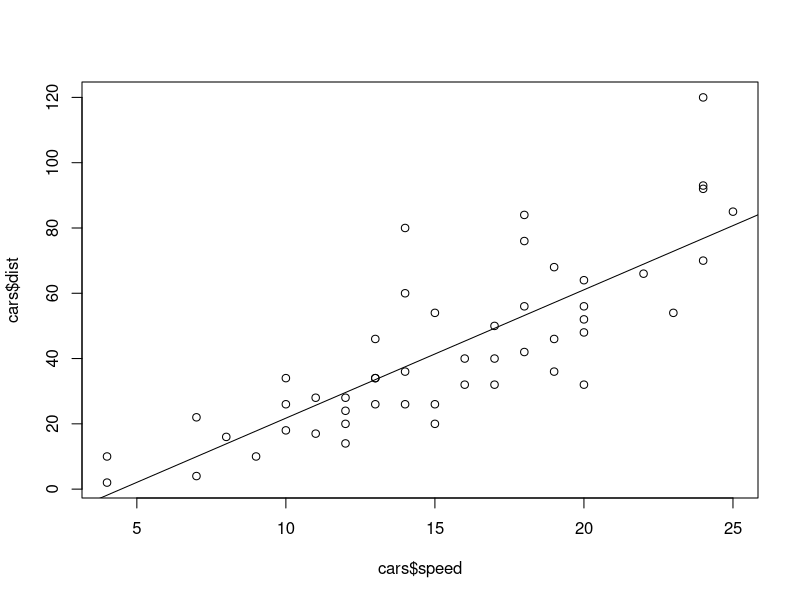
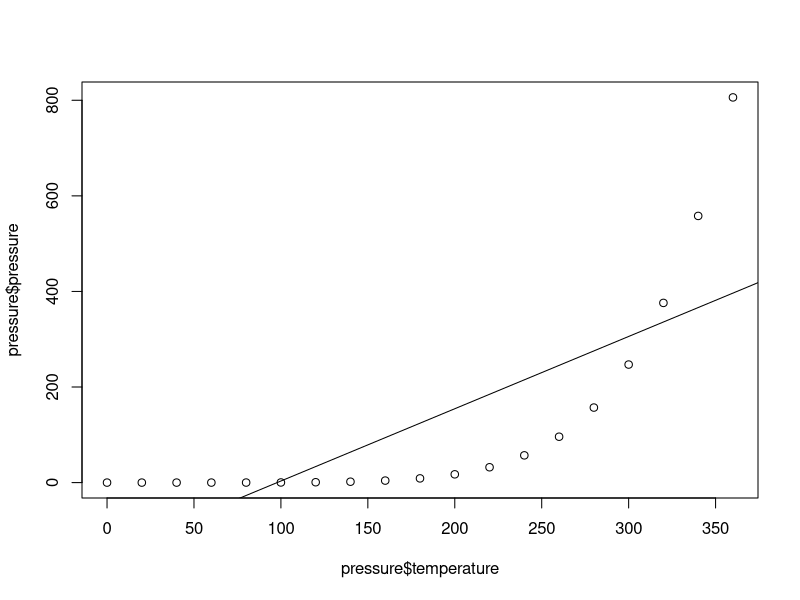
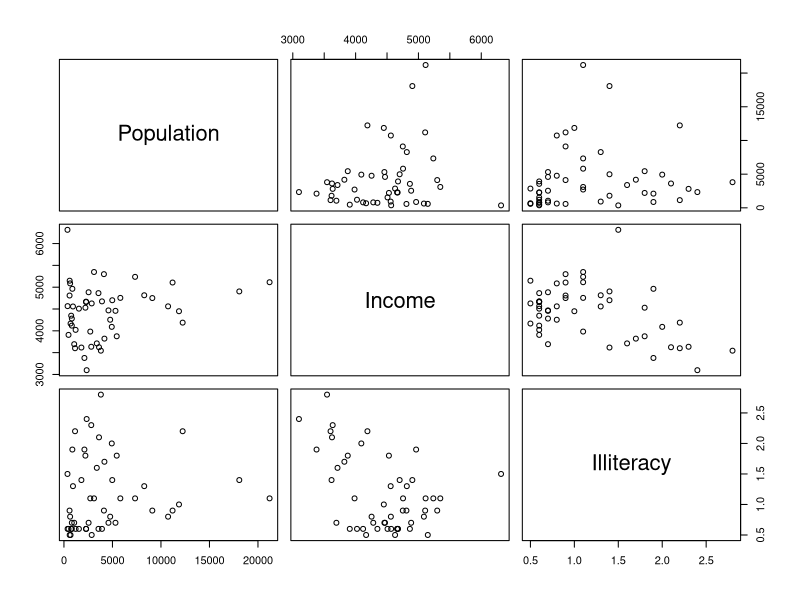

Write R code to recreate these figures, in order.
# Do the scatter plot with Speed and distance on the cars data set.
# and calculate the correlation coefficient and explain it.

plot(cars$speed, cars$dist)
res2 <- lm(dist~speed,data=cars)                  # Getting a regression
abline(res2)
cor(cars$speed, cars$dist)

# Do the scatter plot with Temperature and Pressure on the pressure data set.
# and calculate the correlation coefficient and explain it.
plot(pressure$temperature, pressure$pressure)
res3 <- lm(pressure~temperature,data=pressure)                  # Getting a regression
abline(res3)
cor(pressure$temperature, pressure$pressure)

# Do the scatter plot with Population, Income and Illiteracy on the state.x77 data set.
# and calculate the correlation coefficient and explain it. (Use pairs() function.)
pairs(state.x77[,c('Population','Income','Illiteracy')])
cor(state.x77[,c('Population','Income','Illiteracy')])
